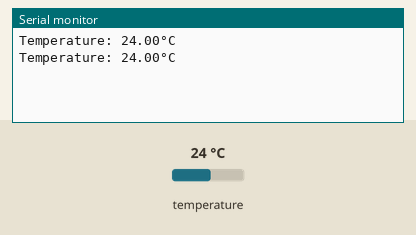
This sketch was run on a simulated Arduino Uno, built with avr-gcc and run on an emulated ATmega328P. Shown: the last lines printed to the serial monitor. The test bench sets the inputs (shaded band); at power-on: temperature 24 °C.

Above: at 3.3 s.
3.4 s: temperature set to 12 °C
At 5.0 s:
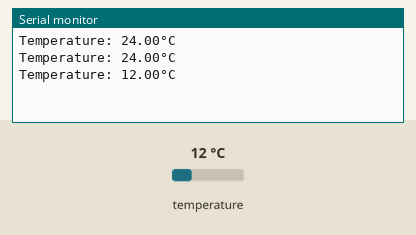
5.9 s: temperature set to 19 °C
At 7.5 s:
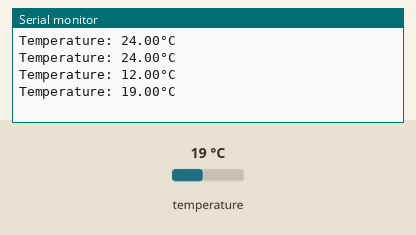
Timing chart, 0 to 9.0 s (numbered marks = the images above; inputs shaded):
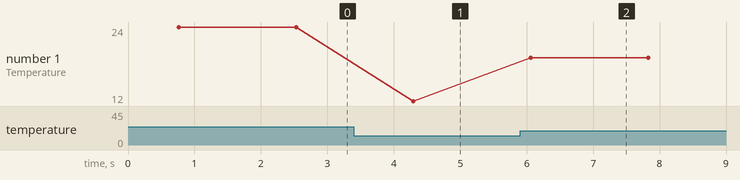

Measured:
- after the input at 3.4 s, the serial monitor: prints a new line after 0.90 s (image 1)
- after the input at 5.9 s, the serial monitor: prints a new line after 0.16 s (image 2)
- plotted number 1: 24 → 12 after the input at 3.4 s, 12 → 19 after the input at 5.9 s

The sketch:

temp_test.ino
```cpp
#include <DallasTemperature.h>
#include <OneWire.h>

#define ONE_WIRE_BUS A0

OneWire oneWire(ONE_WIRE_BUS);
DallasTemperature sensors(&oneWire);

void setup()
{

    Serial.begin(9600);
    sensors.begin();
}
void loop()
{
    sensors.requestTemperatures();
    Serial.print("Temperature: ");
    Serial.print(sensors.getTempCByIndex(0));
    Serial.println("°C");
    delay(1000);
}
```

flow_test.ino
```cpp

```

servo_test.ino
```cpp

```
